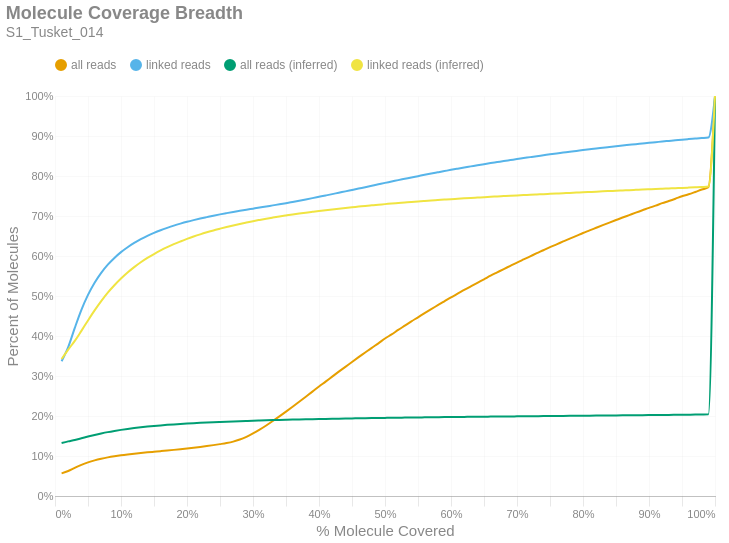

The notebook cell saved with this chart:
### Markdown cell above
### Molecule Read Coverage
This chart shows molecule coverage breadth as computed by the number of bases aligned to that molecule. In other words, "*how much of each unique long molecule is actually sequenced/aligned?*" Keep in mind there is a distinction between sequences and alignments, since some sequences belonging to a particular molecule may not align well and wouldn't appear in the alignment data. This chart also shows molecule coverage breadth as computed by the *inferred fragment* from which the aligned sequences originate. Unlike read coverage, this calculation takes into account the total insert size, including unsequenced gaps between the forward and reverse reads. Like the previous figures, these are cumulative percents.

### Code cell
if SKIPLR:
    print_html(f"Skipped")
else:
    binned_df = consolidated_hist(valids['coverage_bp'], mask, 0.01, True)
    binned_df_inf = consolidated_hist(valids['coverage_inserts'], mask, 0.01, True)
    binned_df = binned_df.with_columns(pl.lit(binned_df_inf['all reads (cumsum)']).alias('all reads (inferred)'))
    binned_df = binned_df.with_columns(pl.lit(binned_df_inf['linked reads (cumsum)']).alias('linked reads (inferred)'))
    binned_df = binned_df.with_columns(
        (pl.col('bin').cast(pl.Float64) + 0.01).alias('right_edge')
    )

    with SafeRender(binned_df):
        (
            density_plot(binned_df, 'Molecule Coverage Breadth', samplename, 'molcov', ['all reads (inferred)','linked reads (inferred)'])
            .encode(
                #x=alt.X('bin:Q', title="% Molecule Covered").axis(format = '%').scale(padding=0),
                x=alt.X('right_edge:Q', title="% Molecule Covered").axis(format='%').scale(padding=0),
                y=alt.Y('value:Q', title='Percent of Molecules')
                    .axis(format='%')
                    .stack(False)
                    .scale(domainMin=0, padding=0),
                color=alt.Color("key:N").scale(domain = ["all reads", "linked reads", "all reads (inferred)", "linked reads (inferred)"]),
                tooltip = [
                    alt.Tooltip("key:N", title = "Data Type"),
                    alt.Tooltip("range_label:N", title="% Molecule Covered"),
                    alt.Tooltip("value:Q", format = ".2%", title="% Molecules")
                ]
            )
        ).display()

### Figure 1 — Vega-Lite specification as saved in the notebook (floating-point values rounded to 4 significant figures)
{"width": "container", "height": 400, "config": {"title": {"anchor": "start", "dy": -15, "fontSize": 18, "color": "#888888", "subtitleColor": "#888888", "subtitleFontSize": 14}, "arc": {"fill": "#0072B2"}, "axis": {"domainColor": "#888888", "domainWidth": 0.5, "gridWidth": 0.2, "grid": false, "titleFontWeight": 400, "titleFontSize": 15, "labelFontSize": 11, "labelColor": "#888888", "tickColor": "#888888", "tickWidth": 0.2, "titleColor": "#888888"}, "axisBand": {"grid": false}, "axisX": {"grid": true, "tickSize": 10, "domainCap": "round"}, "axisY": {"domain": false, "grid": true, "tickSize": 0, "domainCap": "round"}, "background": "transparent", "header": {"labelFontSize": 15, "labelColor": "#888888", "titleFontSize": 15, "titleFontWeight": 600, "titleColor": "#888888"}, "legend": {"labelFont": "sans-serif", "labelFontSize": 12, "labelColor": "#888888", "symbolSize": 100, "symbolType": "circle", "titleFontSize": 12, "titlePadding": 10, "titleColor": "#888888", "title": null, "orient": "top"}, "range": {"category": ["#E69F00", "#56B4E9", "#009E73", "#F0E442", "#0072B2", "#D55E00", "#CC79A7", "#000000"], "diverging": ["#cfe8f3", "#a2d4ec", "#73bfe2", "#46abdb", "#1696d2", "#12719e"]}, "area": {"fill": "#0072B2", "fillOpacity": 0.7, "line": true, "strokeOpacity": 0.7}, "line": {"color": "#0072B2", "stroke": "#0072B2", "strokeWidth": 2}, "trail": {"color": "#0072B2", "stroke": "#0072B2", "strokeWidth": 0, "size": 1}, "point": {"filled": true, "fillOpacity": 1.0, "size": 95}, "text": {"color": "#888888", "fontSize": 11, "align": "right", "fontWeight": 400, "size": 11}, "bar": {"fill": "#0072B2", "stroke": null}, "view": {"stroke": null, "continuousWidth": 660, "continuousHeight": 400}}, "data": {"name": "data-cd3f9764dbb71f5a82bf39f6cfe9bc01"}, "mark": {"type": "line", "interpolate": "monotone", "point": {"opacity": 0, "size": 275}}, "encoding": {"color": {"field": "key", "scale": {"domain": ["all reads", "linked reads", "all reads (inferred)", "linked reads (inferred)"]}, "type": "nominal"}, "tooltip": [{"field": "key", "title": "Data Type", "type": "nominal"}, {"field": "range_label", "title": "% Molecule Covered", "type": "nominal"}, {"field": "value", "format": ".2%", "title": "% Molecules", "type": "quantitative"}], "x": {"axis": {"format": "%"}, "field": "right_edge", "scale": {"padding": 0}, "title": "% Molecule Covered", "type": "quantitative"}, "y": {"axis": {"format": "%"}, "field": "value", "scale": {"domainMin": 0, "padding": 0}, "stack": false, "title": "Percent of Molecules", "type": "quantitative"}}, "params": [{"name": "param_c36ac31b6afebe62", "select": {"type": "point", "fields": ["key"]}, "bind": "legend"}], "title": {"text": "Molecule Coverage Breadth", "subtitle": "S1_Tusket_014"}, "transform": [{"fold": ["all reads (cumsum)", "linked reads (cumsum)", "all reads (inferred)", "linked reads (inferred)"]}, {"calculate": "replace(datum.key, ' (cumsum)', '')", "as": "key"}, {"filter": {"param": "param_c36ac31b6afebe62"}}], "usermeta": {"embedOptions": {"downloadFileName": "S1_Tusket_014.molcov"}}, "$schema": "https://vega.github.io/schema/vega-lite/v6.1.0.json", "datasets": {"data-cd3f9764dbb71f5a82bf39f6cfe9bc01": [{"bin": "0.0", "interval": "0.0-0.01", "all reads": 0.05651, "linked reads": 0.337, "all reads (cumsum)": 0.05651, "linked reads (cumsum)": 0.337, "range_label": "0.0-0.01", "all reads (inferred)": 0.1326, "linked reads (inferred)": 0.3424, "right_edge": 0.01}, {"bin": "0.01", "interval": "0.01-0.02", "all reads": 0.005983, "linked reads": 0.03523, "all reads (cumsum)": 0.0625, "linked reads (cumsum)": 0.3722, "range_label": "0.01-0.02", "all reads (inferred)": 0.1366, "linked reads (inferred)": 0.366, "right_edge": 0.02}, {"bin": "0.02", "interval": "0.02-0.03", "all reads": 0.007932, "linked reads": 0.04811, "all reads (cumsum)": 0.07043, "linked reads (cumsum)": 0.4203, "range_label": "0.02-0.03", "all reads (inferred)": 0.1402, "linked reads (inferred)": 0.3876, "right_edge": 0.03}, {"bin": "0.03", "interval": "0.03-0.04", "all reads": 0.007449, "linked reads": 0.04513, "all reads (cumsum)": 0.07788, "linked reads (cumsum)": 0.4655, "range_label": "0.03-0.04", "all reads (inferred)": 0.1443, "linked reads (inferred)": 0.4129, "right_edge": 0.04}, {"bin": "0.04", "interval": "0.04-0.05", "all reads": 0.00614, "linked reads": 0.03734, "all reads (cumsum)": 0.08402, "linked reads (cumsum)": 0.5028, "range_label": "0.04-0.05", "all reads (inferred)": 0.1485, "linked reads (inferred)": 0.4388, "right_edge": 0.05}, {"bin": "0.05", "interval": "0.05-0.06", "all reads": 0.005029, "linked reads": 0.03036, "all reads (cumsum)": 0.08905, "linked reads (cumsum)": 0.5332, "range_label": "0.05-0.06", "all reads (inferred)": 0.1526, "linked reads (inferred)": 0.4639, "right_edge": 0.06}, {"bin": "0.06", "interval": "0.06-0.07", "all reads": 0.004093, "linked reads": 0.02471, "all reads (cumsum)": 0.09314, "linked reads (cumsum)": 0.5579, "range_label": "0.06-0.07", "all reads (inferred)": 0.1563, "linked reads (inferred)": 0.4871, "right_edge": 0.07}, {"bin": "0.07", "interval": "0.07-0.08", "all reads": 0.003384, "linked reads": 0.02038, "all reads (cumsum)": 0.09652, "linked reads (cumsum)": 0.5783, "range_label": "0.07-0.08", "all reads (inferred)": 0.1597, "linked reads (inferred)": 0.5084, "right_edge": 0.08}, {"bin": "0.08", "interval": "0.08-0.09", "all reads": 0.002843, "linked reads": 0.01691, "all reads (cumsum)": 0.09937, "linked reads (cumsum)": 0.5952, "range_label": "0.08-0.09", "all reads (inferred)": 0.1626, "linked reads (inferred)": 0.5269, "right_edge": 0.09}, {"bin": "0.09", "interval": "0.09-0.1", "all reads": 0.002483, "linked reads": 0.01447, "all reads (cumsum)": 0.1018, "linked reads (cumsum)": 0.6096, "range_label": "0.09-0.1", "all reads (inferred)": 0.1653, "linked reads (inferred)": 0.5437, "right_edge": 0.1}, {"bin": "0.1", "interval": "0.1-0.11", "all reads": 0.002141, "linked reads": 0.01232, "all reads (cumsum)": 0.104, "linked reads (cumsum)": 0.622, "range_label": "0.1-0.11", "all reads (inferred)": 0.1677, "linked reads (inferred)": 0.5587, "right_edge": 0.11}, {"bin": "0.11", "interval": "0.11-0.12", "all reads": 0.001905, "linked reads": 0.01073, "all reads (cumsum)": 0.1059, "linked reads (cumsum)": 0.6327, "range_label": "0.11-0.12", "all reads (inferred)": 0.1699, "linked reads (inferred)": 0.5721, "right_edge": 0.12}, {"bin": "0.12", "interval": "0.12-0.13", "all reads": 0.001712, "linked reads": 0.009379, "all reads (cumsum)": 0.1076, "linked reads (cumsum)": 0.6421, "range_label": "0.12-0.13", "all reads (inferred)": 0.1718, "linked reads (inferred)": 0.5843, "right_edge": 0.13}, {"bin": "0.13", "interval": "0.13-0.14", "all reads": 0.001575, "linked reads": 0.008301, "all reads (cumsum)": 0.1092, "linked reads (cumsum)": 0.6504, "range_label": "0.13-0.14", "all reads (inferred)": 0.1735, "linked reads (inferred)": 0.5952, "right_edge": 0.14}, {"bin": "0.14", "interval": "0.14-0.15", "all reads": 0.001495, "linked reads": 0.007378, "all reads (cumsum)": 0.1107, "linked reads (cumsum)": 0.6577, "range_label": "0.14-0.15", "all reads (inferred)": 0.1751, "linked reads (inferred)": 0.6049, "right_edge": 0.15}, {"bin": "0.15", "interval": "0.15-0.16", "all reads": 0.001486, "linked reads": 0.006622, "all reads (cumsum)": 0.1122, "linked reads (cumsum)": 0.6644, "range_label": "0.15-0.16", "all reads (inferred)": 0.1765, "linked reads (inferred)": 0.6139, "right_edge": 0.16}, {"bin": "0.16", "interval": "0.16-0.17", "all reads": 0.001529, "linked reads": 0.005957, "all reads (cumsum)": 0.1137, "linked reads (cumsum)": 0.6703, "range_label": "0.16-0.17", "all reads (inferred)": 0.1778, "linked reads (inferred)": 0.6221, "right_edge": 0.17}, {"bin": "0.17", "interval": "0.17-0.18", "all reads": 0.001623, "linked reads": 0.005544, "all reads (cumsum)": 0.1153, "linked reads (cumsum)": 0.6759, "range_label": "0.17-0.18", "all reads (inferred)": 0.179, "linked reads (inferred)": 0.6296, "right_edge": 0.18}, {"bin": "0.18", "interval": "0.18-0.19", "all reads": 0.001711, "linked reads": 0.005037, "all reads (cumsum)": 0.117, "linked reads (cumsum)": 0.6809, "range_label": "0.18-0.19", "all reads (inferred)": 0.1801, "linked reads (inferred)": 0.6364, "right_edge": 0.19}, {"bin": "0.19", "interval": "0.19-0.2", "all reads": 0.001789, "linked reads": 0.004663, "all reads (cumsum)": 0.1188, "linked reads (cumsum)": 0.6856, "range_label": "0.19-0.2", "all reads (inferred)": 0.1811, "linked reads (inferred)": 0.6428, "right_edge": 0.2}, {"bin": "0.2", "interval": "0.2-0.21", "all reads": 0.001882, "linked reads": 0.004179, "all reads (cumsum)": 0.1207, "linked reads (cumsum)": 0.6897, "range_label": "0.2-0.21", "all reads (inferred)": 0.1821, "linked reads (inferred)": 0.6487, "right_edge": 0.21}, {"bin": "0.21", "interval": "0.21-0.22", "all reads": 0.002026, "linked reads": 0.00388, "all reads (cumsum)": 0.1227, "linked reads (cumsum)": 0.6936, "range_label": "0.21-0.22", "all reads (inferred)": 0.183, "linked reads (inferred)": 0.6541, "right_edge": 0.22}, {"bin": "0.22", "interval": "0.22-0.23", "all reads": 0.002156, "linked reads": 0.003613, "all reads (cumsum)": 0.1249, "linked reads (cumsum)": 0.6972, "range_label": "0.22-0.23", "all reads (inferred)": 0.1838, "linked reads (inferred)": 0.6592, "right_edge": 0.23}, {"bin": "0.23", "interval": "0.23-0.24", "all reads": 0.002309, "linked reads": 0.003555, "all reads (cumsum)": 0.1272, "linked reads (cumsum)": 0.7008, "range_label": "0.23-0.24", "all reads (inferred)": 0.1845, "linked reads (inferred)": 0.664, "right_edge": 0.24}, {"bin": "0.24", "interval": "0.24-0.25", "all reads": 0.002522, "linked reads": 0.003304, "all reads (cumsum)": 0.1297, "linked reads (cumsum)": 0.7041, "range_label": "0.24-0.25", "all reads (inferred)": 0.1852, "linked reads (inferred)": 0.6683, "right_edge": 0.25}, {"bin": "0.25", "interval": "0.25-0.26", "all reads": 0.002731, "linked reads": 0.003069, "all reads (cumsum)": 0.1324, "linked reads (cumsum)": 0.7072, "range_label": "0.25-0.26", "all reads (inferred)": 0.1859, "linked reads (inferred)": 0.6725, "right_edge": 0.26}, {"bin": "0.26", "interval": "0.26-0.27", "all reads": 0.00357, "linked reads": 0.002964, "all reads (cumsum)": 0.136, "linked reads (cumsum)": 0.7101, "range_label": "0.26-0.27", "all reads (inferred)": 0.1866, "linked reads (inferred)": 0.6765, "right_edge": 0.27}, {"bin": "0.27", "interval": "0.27-0.28", "all reads": 0.005083, "linked reads": 0.002765, "all reads (cumsum)": 0.1411, "linked reads (cumsum)": 0.7129, "range_label": "0.27-0.28", "all reads (inferred)": 0.1871, "linked reads (inferred)": 0.6802, "right_edge": 0.28}, {"bin": "0.28", "interval": "0.28-0.29", "all reads": 0.00686, "linked reads": 0.002704, "all reads (cumsum)": 0.148, "linked reads (cumsum)": 0.7156, "range_label": "0.28-0.29", "all reads (inferred)": 0.1877, "linked reads (inferred)": 0.6837, "right_edge": 0.29}, {"bin": "0.29", "interval": "0.29-0.3", "all reads": 0.008402, "linked reads": 0.002761, "all reads (cumsum)": 0.1564, "linked reads (cumsum)": 0.7184, "range_label": "0.29-0.3", "all reads (inferred)": 0.1883, "linked reads (inferred)": 0.6871, "right_edge": 0.3}, {"bin": "0.3", "interval": "0.3-0.31", "all reads": 0.009468, "linked reads": 0.002749, "all reads (cumsum)": 0.1658, "linked reads (cumsum)": 0.7211, "range_label": "0.3-0.31", "all reads (inferred)": 0.1888, "linked reads (inferred)": 0.6902, "right_edge": 0.31}, {"bin": "0.31", "interval": "0.31-0.32", "all reads": 0.01046, "linked reads": 0.002655, "all reads (cumsum)": 0.1763, "linked reads (cumsum)": 0.7238, "range_label": "0.31-0.32", "all reads (inferred)": 0.1893, "linked reads (inferred)": 0.6932, "right_edge": 0.32}, {"bin": "0.32", "interval": "0.32-0.33", "all reads": 0.01116, "linked reads": 0.002784, "all reads (cumsum)": 0.1875, "linked reads (cumsum)": 0.7265, "range_label": "0.32-0.33", "all reads (inferred)": 0.1897, "linked reads (inferred)": 0.696, "right_edge": 0.33}, {"bin": "0.33", "interval": "0.33-0.34", "all reads": 0.01152, "linked reads": 0.002676, "all reads (cumsum)": 0.199, "linked reads (cumsum)": 0.7292, "range_label": "0.33-0.34", "all reads (inferred)": 0.1901, "linked reads (inferred)": 0.6987, "right_edge": 0.34}, {"bin": "0.34", "interval": "0.34-0.35", "all reads": 0.01193, "linked reads": 0.00284, "all reads (cumsum)": 0.2109, "linked reads (cumsum)": 0.7321, "range_label": "0.34-0.35", "all reads (inferred)": 0.1906, "linked reads (inferred)": 0.7013, "right_edge": 0.35}, {"bin": "0.35", "interval": "0.35-0.36", "all reads": 0.01231, "linked reads": 0.003088, "all reads (cumsum)": 0.2232, "linked reads (cumsum)": 0.7351, "range_label": "0.35-0.36", "all reads (inferred)": 0.191, "linked reads (inferred)": 0.7038, "right_edge": 0.36}, {"bin": "0.36", "interval": "0.36-0.37", "all reads": 0.01246, "linked reads": 0.003123, "all reads (cumsum)": 0.2357, "linked reads (cumsum)": 0.7383, "range_label": "0.36-0.37", "all reads (inferred)": 0.1914, "linked reads (inferred)": 0.7062, "right_edge": 0.37}, {"bin": "0.37", "interval": "0.37-0.38", "all reads": 0.01259, "linked reads": 0.003193, "all reads (cumsum)": 0.2483, "linked reads (cumsum)": 0.7415, "range_label": "0.37-0.38", "all reads (inferred)": 0.1917, "linked reads (inferred)": 0.7084, "right_edge": 0.38}, {"bin": "0.38", "interval": "0.38-0.39", "all reads": 0.01263, "linked reads": 0.003239, "all reads (cumsum)": 0.2609, "linked reads (cumsum)": 0.7447, "range_label": "0.38-0.39", "all reads (inferred)": 0.1921, "linked reads (inferred)": 0.7105, "right_edge": 0.39}, {"bin": "0.39", "interval": "0.39-0.4", "all reads": 0.01276, "linked reads": 0.003301, "all reads (cumsum)": 0.2737, "linked reads (cumsum)": 0.748, "range_label": "0.39-0.4", "all reads (inferred)": 0.1924, "linked reads (inferred)": 0.7126, "right_edge": 0.4}, {"bin": "0.4", "interval": "0.4-0.41", "all reads": 0.01228, "linked reads": 0.003298, "all reads (cumsum)": 0.2859, "linked reads (cumsum)": 0.7513, "range_label": "0.4-0.41", "all reads (inferred)": 0.1927, "linked reads (inferred)": 0.7146, "right_edge": 0.41}, {"bin": "0.41", "interval": "0.41-0.42", "all reads": 0.01249, "linked reads": 0.003359, "all reads (cumsum)": 0.2984, "linked reads (cumsum)": 0.7547, "range_label": "0.41-0.42", "all reads (inferred)": 0.1931, "linked reads (inferred)": 0.7165, "right_edge": 0.42}, {"bin": "0.42", "interval": "0.42-0.43", "all reads": 0.01243, "linked reads": 0.003505, "all reads (cumsum)": 0.3109, "linked reads (cumsum)": 0.7582, "range_label": "0.42-0.43", "all reads (inferred)": 0.1934, "linked reads (inferred)": 0.7184, "right_edge": 0.43}, {"bin": "0.43", "interval": "0.43-0.44", "all reads": 0.01209, "linked reads": 0.003405, "all reads (cumsum)": 0.3229, "linked reads (cumsum)": 0.7616, "range_label": "0.43-0.44", "all reads (inferred)": 0.1937, "linked reads (inferred)": 0.7202, "right_edge": 0.44}, {"bin": "0.44", "interval": "0.44-0.45", "all reads": 0.01222, "linked reads": 0.003555, "all reads (cumsum)": 0.3352, "linked reads (cumsum)": 0.7651, "range_label": "0.44-0.45", "all reads (inferred)": 0.1939, "linked reads (inferred)": 0.7219, "right_edge": 0.45}, {"bin": "0.45", "interval": "0.45-0.46", "all reads": 0.01192, "linked reads": 0.003518, "all reads (cumsum)": 0.3471, "linked reads (cumsum)": 0.7686, "range_label": "0.45-0.46", "all reads (inferred)": 0.1942, "linked reads (inferred)": 0.7235, "right_edge": 0.46}, {"bin": "0.46", "interval": "0.46-0.47", "all reads": 0.01166, "linked reads": 0.003391, "all reads (cumsum)": 0.3587, "linked reads (cumsum)": 0.772, "range_label": "0.46-0.47", "all reads (inferred)": 0.1945, "linked reads (inferred)": 0.7252, "right_edge": 0.47}, {"bin": "0.47", "interval": "0.47-0.48", "all reads": 0.01174, "linked reads": 0.003575, "all reads (cumsum)": 0.3705, "linked reads (cumsum)": 0.7756, "range_label": "0.47-0.48", "all reads (inferred)": 0.1948, "linked reads (inferred)": 0.7268, "right_edge": 0.48}, {"bin": "0.48", "interval": "0.48-0.49", "all reads": 0.01109, "linked reads": 0.003571, "all reads (cumsum)": 0.3816, "linked reads (cumsum)": 0.7792, "range_label": "0.48-0.49", "all reads (inferred)": 0.195, "linked reads (inferred)": 0.7283, "right_edge": 0.49}, {"bin": "0.49", "interval": "0.49-0.5", "all reads": 0.01218, "linked reads": 0.003627, "all reads (cumsum)": 0.3937, "linked reads (cumsum)": 0.7828, "range_label": "0.49-0.5", "all reads (inferred)": 0.1952, "linked reads (inferred)": 0.7297, "right_edge": 0.5}, {"bin": "0.5", "interval": "0.5-0.51", "all reads": 0.01018, "linked reads": 0.003332, "all reads (cumsum)": 0.4039, "linked reads (cumsum)": 0.7861, "range_label": "0.5-0.51", "all reads (inferred)": 0.1955, "linked reads (inferred)": 0.7312, "right_edge": 0.51}, {"bin": "0.51", "interval": "0.51-0.52", "all reads": 0.0113, "linked reads": 0.003552, "all reads (cumsum)": 0.4152, "linked reads (cumsum)": 0.7897, "range_label": "0.51-0.52", "all reads (inferred)": 0.1957, "linked reads (inferred)": 0.7325, "right_edge": 0.52}, {"bin": "0.52", "interval": "0.52-0.53", "all reads": 0.01069, "linked reads": 0.003313, "all reads (cumsum)": 0.4259, "linked reads (cumsum)": 0.793, "range_label": "0.52-0.53", "all reads (inferred)": 0.196, "linked reads (inferred)": 0.7338, "right_edge": 0.53}, {"bin": "0.53", "interval": "0.53-0.54", "all reads": 0.01065, "linked reads": 0.003383, "all reads (cumsum)": 0.4366, "linked reads (cumsum)": 0.7964, "range_label": "0.53-0.54", "all reads (inferred)": 0.1962, "linked reads (inferred)": 0.7352, "right_edge": 0.54}, {"bin": "0.54", "interval": "0.54-0.55", "all reads": 0.01021, "linked reads": 0.003248, "all reads (cumsum)": 0.4468, "linked reads (cumsum)": 0.7996, "range_label": "0.54-0.55", "all reads (inferred)": 0.1964, "linked reads (inferred)": 0.7364, "right_edge": 0.55}, {"bin": "0.55", "interval": "0.55-0.56", "all reads": 0.01037, "linked reads": 0.003299, "all reads (cumsum)": 0.4571, "linked reads (cumsum)": 0.8029, "range_label": "0.55-0.56", "all reads (inferred)": 0.1966, "linked reads (inferred)": 0.7376, "right_edge": 0.56}, {"bin": "0.56", "interval": "0.56-0.57", "all reads": 0.01007, "linked reads": 0.003157, "all reads (cumsum)": 0.4672, "linked reads (cumsum)": 0.8061, "range_label": "0.56-0.57", "all reads (inferred)": 0.1968, "linked reads (inferred)": 0.7388, "right_edge": 0.57}, {"bin": "0.57", "interval": "0.57-0.58", "all reads": 0.009726, "linked reads": 0.00309, "all reads (cumsum)": 0.4769, "linked reads (cumsum)": 0.8092, "range_label": "0.57-0.58", "all reads (inferred)": 0.197, "linked reads (inferred)": 0.7399, "right_edge": 0.58}, {"bin": "0.58", "interval": "0.58-0.59", "all reads": 0.009805, "linked reads": 0.003099, "all reads (cumsum)": 0.4867, "linked reads (cumsum)": 0.8123, "range_label": "0.58-0.59", "all reads (inferred)": 0.1972, "linked reads (inferred)": 0.741, "right_edge": 0.59}, {"bin": "0.59", "interval": "0.59-0.6", "all reads": 0.009814, "linked reads": 0.003123, "all reads (cumsum)": 0.4966, "linked reads (cumsum)": 0.8154, "range_label": "0.59-0.6", "all reads (inferred)": 0.1974, "linked reads (inferred)": 0.7421, "right_edge": 0.6}, {"bin": "0.6", "interval": "0.6-0.61", "all reads": 0.00915, "linked reads": 0.002967, "all reads (cumsum)": 0.5057, "linked reads (cumsum)": 0.8184, "range_label": "0.6-0.61", "all reads (inferred)": 0.1976, "linked reads (inferred)": 0.7431, "right_edge": 0.61}, {"bin": "0.61", "interval": "0.61-0.62", "all reads": 0.009417, "linked reads": 0.002905, "all reads (cumsum)": 0.5151, "linked reads (cumsum)": 0.8213, "range_label": "0.61-0.62", "all reads (inferred)": 0.1977, "linked reads (inferred)": 0.7441, "right_edge": 0.62}, {"bin": "0.62", "interval": "0.62-0.63", "all reads": 0.009027, "linked reads": 0.002786, "all reads (cumsum)": 0.5241, "linked reads (cumsum)": 0.8241, "range_label": "0.62-0.63", "all reads (inferred)": 0.1979, "linked reads (inferred)": 0.7451, "right_edge": 0.63}, {"bin": "0.63", "interval": "0.63-0.64", "all reads": 0.008961, "linked reads": 0.002791, "all reads (cumsum)": 0.5331, "linked reads (cumsum)": 0.8269, "range_label": "0.63-0.64", "all reads (inferred)": 0.1981, "linked reads (inferred)": 0.7461, "right_edge": 0.64}, {"bin": "0.64", "interval": "0.64-0.65", "all reads": 0.008723, "linked reads": 0.002777, "all reads (cumsum)": 0.5418, "linked reads (cumsum)": 0.8296, "range_label": "0.64-0.65", "all reads (inferred)": 0.1983, "linked reads (inferred)": 0.747, "right_edge": 0.65}, {"bin": "0.65", "interval": "0.65-0.66", "all reads": 0.008871, "linked reads": 0.002697, "all reads (cumsum)": 0.5507, "linked reads (cumsum)": 0.8323, "range_label": "0.65-0.66", "all reads (inferred)": 0.1984, "linked reads (inferred)": 0.748, "right_edge": 0.66}, {"bin": "0.66", "interval": "0.66-0.67", "all reads": 0.00835, "linked reads": 0.002534, "all reads (cumsum)": 0.5591, "linked reads (cumsum)": 0.8349, "range_label": "0.66-0.67", "all reads (inferred)": 0.1986, "linked reads (inferred)": 0.7488, "right_edge": 0.67}, {"bin": "0.67", "interval": "0.67-0.68", "all reads": 0.008349, "linked reads": 0.002566, "all reads (cumsum)": 0.5674, "linked reads (cumsum)": 0.8374, "range_label": "0.67-0.68", "all reads (inferred)": 0.1988, "linked reads (inferred)": 0.7497, "right_edge": 0.68}, {"bin": "0.68", "interval": "0.68-0.69", "all reads": 0.008019, "linked reads": 0.002447, "all reads (cumsum)": 0.5754, "linked reads (cumsum)": 0.8399, "range_label": "0.68-0.69", "all reads (inferred)": 0.1989, "linked reads (inferred)": 0.7506, "right_edge": 0.69}, {"bin": "0.69", "interval": "0.69-0.7", "all reads": 0.008198, "linked reads": 0.002465, "all reads (cumsum)": 0.5836, "linked reads (cumsum)": 0.8423, "range_label": "0.69-0.7", "all reads (inferred)": 0.1991, "linked reads (inferred)": 0.7514, "right_edge": 0.7}, {"bin": "0.7", "interval": "0.7-0.71", "all reads": 0.007821, "linked reads": 0.002407, "all reads (cumsum)": 0.5914, "linked reads (cumsum)": 0.8447, "range_label": "0.7-0.71", "all reads (inferred)": 0.1993, "linked reads (inferred)": 0.7522, "right_edge": 0.71}, {"bin": "0.71", "interval": "0.71-0.72", "all reads": 0.007767, "linked reads": 0.002444, "all reads (cumsum)": 0.5992, "linked reads (cumsum)": 0.8472, "range_label": "0.71-0.72", "all reads (inferred)": 0.1994, "linked reads (inferred)": 0.7531, "right_edge": 0.72}, {"bin": "0.72", "interval": "0.72-0.73", "all reads": 0.00778, "linked reads": 0.00241, "all reads (cumsum)": 0.607, "linked reads (cumsum)": 0.8496, "range_label": "0.72-0.73", "all reads (inferred)": 0.1996, "linked reads (inferred)": 0.7538, "right_edge": 0.73}, {"bin": "0.73", "interval": "0.73-0.74", "all reads": 0.007434, "linked reads": 0.002279, "all reads (cumsum)": 0.6144, "linked reads (cumsum)": 0.8519, "range_label": "0.73-0.74", "all reads (inferred)": 0.1997, "linked reads (inferred)": 0.7546, "right_edge": 0.74}, {"bin": "0.74", "interval": "0.74-0.75", "all reads": 0.00774, "linked reads": 0.002352, "all reads (cumsum)": 0.6222, "linked reads (cumsum)": 0.8542, "range_label": "0.74-0.75", "all reads (inferred)": 0.1999, "linked reads (inferred)": 0.7554, "right_edge": 0.75}, {"bin": "0.75", "interval": "0.75-0.76", "all reads": 0.007083, "linked reads": 0.002222, "all reads (cumsum)": 0.6292, "linked reads (cumsum)": 0.8565, "range_label": "0.75-0.76", "all reads (inferred)": 0.2, "linked reads (inferred)": 0.7562, "right_edge": 0.76}, {"bin": "0.76", "interval": "0.76-0.77", "all reads": 0.007131, "linked reads": 0.002123, "all reads (cumsum)": 0.6364, "linked reads (cumsum)": 0.8586, "range_label": "0.76-0.77", "all reads (inferred)": 0.2002, "linked reads (inferred)": 0.757, "right_edge": 0.77}, {"bin": "0.77", "interval": "0.77-0.78", "all reads": 0.007055, "linked reads": 0.002186, "all reads (cumsum)": 0.6434, "linked reads (cumsum)": 0.8608, "range_label": "0.77-0.78", "all reads (inferred)": 0.2003, "linked reads (inferred)": 0.7577, "right_edge": 0.78}, {"bin": "0.78", "interval": "0.78-0.79", "all reads": 0.00686, "linked reads": 0.002025, "all reads (cumsum)": 0.6503, "linked reads (cumsum)": 0.8628, "range_label": "0.78-0.79", "all reads (inferred)": 0.2005, "linked reads (inferred)": 0.7585, "right_edge": 0.79}, {"bin": "0.79", "interval": "0.79-0.8", "all reads": 0.007172, "linked reads": 0.002046, "all reads (cumsum)": 0.6575, "linked reads (cumsum)": 0.8648, "range_label": "0.79-0.8", "all reads (inferred)": 0.2007, "linked reads (inferred)": 0.7593, "right_edge": 0.8}, {"bin": "0.8", "interval": "0.8-0.81", "all reads": 0.006488, "linked reads": 0.002003, "all reads (cumsum)": 0.664, "linked reads (cumsum)": 0.8668, "range_label": "0.8-0.81", "all reads (inferred)": 0.2008, "linked reads (inferred)": 0.7601, "right_edge": 0.81}, {"bin": "0.81", "interval": "0.81-0.82", "all reads": 0.006603, "linked reads": 0.001982, "all reads (cumsum)": 0.6706, "linked reads (cumsum)": 0.8688, "range_label": "0.81-0.82", "all reads (inferred)": 0.201, "linked reads (inferred)": 0.7608, "right_edge": 0.82}, {"bin": "0.82", "interval": "0.82-0.83", "all reads": 0.00657, "linked reads": 0.001837, "all reads (cumsum)": 0.6771, "linked reads (cumsum)": 0.8707, "range_label": "0.82-0.83", "all reads (inferred)": 0.2012, "linked reads (inferred)": 0.7616, "right_edge": 0.83}, {"bin": "0.83", "interval": "0.83-0.84", "all reads": 0.006449, "linked reads": 0.001878, "all reads (cumsum)": 0.6836, "linked reads (cumsum)": 0.8725, "range_label": "0.83-0.84", "all reads (inferred)": 0.2013, "linked reads (inferred)": 0.7624, "right_edge": 0.84}, {"bin": "0.84", "interval": "0.84-0.85", "all reads": 0.006314, "linked reads": 0.001886, "all reads (cumsum)": 0.6899, "linked reads (cumsum)": 0.8744, "range_label": "0.84-0.85", "all reads (inferred)": 0.2015, "linked reads (inferred)": 0.7631, "right_edge": 0.85}, {"bin": "0.85", "interval": "0.85-0.86", "all reads": 0.006272, "linked reads": 0.001778, "all reads (cumsum)": 0.6962, "linked reads (cumsum)": 0.8762, "range_label": "0.85-0.86", "all reads (inferred)": 0.2016, "linked reads (inferred)": 0.7639, "right_edge": 0.86}, {"bin": "0.86", "interval": "0.86-0.87", "all reads": 0.006078, "linked reads": 0.001702, "all reads (cumsum)": 0.7022, "linked reads (cumsum)": 0.8779, "range_label": "0.86-0.87", "all reads (inferred)": 0.2018, "linked reads (inferred)": 0.7646, "right_edge": 0.87}, {"bin": "0.87", "interval": "0.87-0.88", "all reads": 0.006086, "linked reads": 0.001712, "all reads (cumsum)": 0.7083, "linked reads (cumsum)": 0.8796, "range_label": "0.87-0.88", "all reads (inferred)": 0.202, "linked reads (inferred)": 0.7654, "right_edge": 0.88}, {"bin": "0.88", "interval": "0.88-0.89", "all reads": 0.005912, "linked reads": 0.001676, "all reads (cumsum)": 0.7142, "linked reads (cumsum)": 0.8813, "range_label": "0.88-0.89", "all reads (inferred)": 0.2021, "linked reads (inferred)": 0.7661, "right_edge": 0.89}, {"bin": "0.89", "interval": "0.89-0.9", "all reads": 0.006053, "linked reads": 0.0017, "all reads (cumsum)": 0.7203, "linked reads (cumsum)": 0.883, "range_label": "0.89-0.9", "all reads (inferred)": 0.2023, "linked reads (inferred)": 0.7669, "right_edge": 0.9}, {"bin": "0.9", "interval": "0.9-0.91", "all reads": 0.005589, "linked reads": 0.00157, "all reads (cumsum)": 0.7259, "linked reads (cumsum)": 0.8846, "range_label": "0.9-0.91", "all reads (inferred)": 0.2025, "linked reads (inferred)": 0.7677, "right_edge": 0.91}, {"bin": "0.91", "interval": "0.91-0.92", "all reads": 0.006246, "linked reads": 0.001642, "all reads (cumsum)": 0.7321, "linked reads (cumsum)": 0.8862, "range_label": "0.91-0.92", "all reads (inferred)": 0.2026, "linked reads (inferred)": 0.7683, "right_edge": 0.92}, {"bin": "0.92", "interval": "0.92-0.93", "all reads": 0.005335, "linked reads": 0.001521, "all reads (cumsum)": 0.7375, "linked reads (cumsum)": 0.8877, "range_label": "0.92-0.93", "all reads (inferred)": 0.2028, "linked reads (inferred)": 0.769, "right_edge": 0.93}, {"bin": "0.93", "interval": "0.93-0.94", "all reads": 0.005726, "linked reads": 0.001516, "all reads (cumsum)": 0.7432, "linked reads (cumsum)": 0.8892, "range_label": "0.93-0.94", "all reads (inferred)": 0.203, "linked reads (inferred)": 0.7697, "right_edge": 0.94}, {"bin": "0.94", "interval": "0.94-0.95", "all reads": 0.006108, "linked reads": 0.001569, "all reads (cumsum)": 0.7493, "linked reads (cumsum)": 0.8908, "range_label": "0.94-0.95", "all reads (inferred)": 0.2031, "linked reads (inferred)": 0.7703, "right_edge": 0.95}, {"bin": "0.95", "interval": "0.95-0.96", "all reads": 0.005041, "linked reads": 0.001393, "all reads (cumsum)": 0.7543, "linked reads (cumsum)": 0.8922, "range_label": "0.95-0.96", "all reads (inferred)": 0.2033, "linked reads (inferred)": 0.771, "right_edge": 0.96}, {"bin": "0.96", "interval": "0.96-0.97", "all reads": 0.005801, "linked reads": 0.001334, "all reads (cumsum)": 0.7601, "linked reads (cumsum)": 0.8935, "range_label": "0.96-0.97", "all reads (inferred)": 0.2035, "linked reads (inferred)": 0.7717, "right_edge": 0.97}, {"bin": "0.97", "interval": "0.97-0.98", "all reads": 0.006046, "linked reads": 0.001359, "all reads (cumsum)": 0.7662, "linked reads (cumsum)": 0.8949, "range_label": "0.97-0.98", "all reads (inferred)": 0.2037, "linked reads (inferred)": 0.7725, "right_edge": 0.98}, {"bin": "0.98", "interval": "0.98-0.99", "all reads": 0.005629, "linked reads": 0.001441, "all reads (cumsum)": 0.7718, "linked reads (cumsum)": 0.8963, "range_label": "0.98-0.99", "all reads (inferred)": 0.2041, "linked reads (inferred)": 0.7735, "right_edge": 0.99}, {"bin": "0.99", "interval": "0.99-1.0", "all reads": 0.2282, "linked reads": 0.1037, "all reads (cumsum)": 1.0, "linked reads (cumsum)": 1.0, "range_label": "0.99-1.0", "all reads (inferred)": 1.0, "linked reads (inferred)": 1.0, "right_edge": 1.0}]}}
